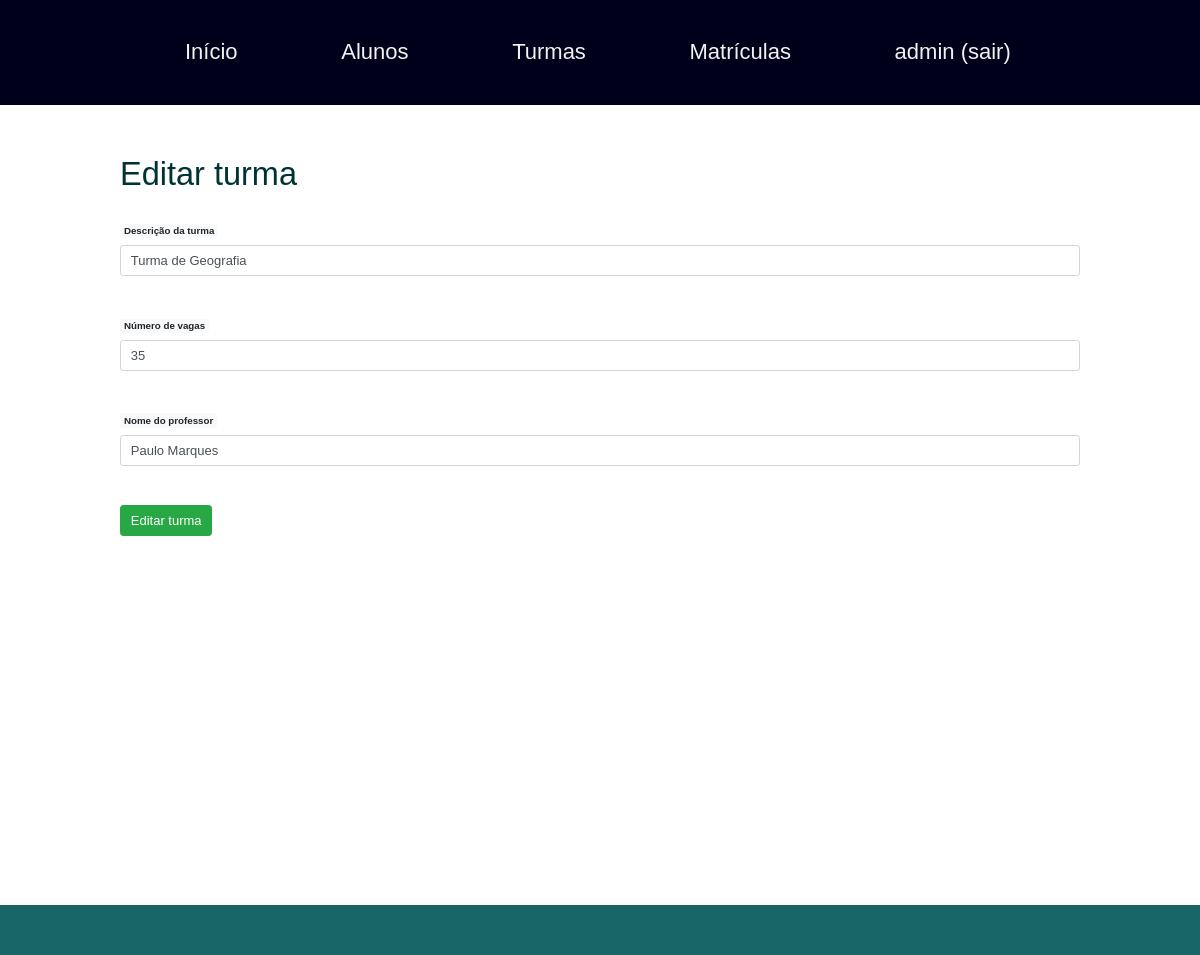
Page /index.php?pagina=inserir_turma&editar=3 (signed in) on the committed database.
### tables this page shows
CREATE TABLE `turmas` (
  `id_turmas` int(11) NOT NULL,
  `descricao` varchar(255) NOT NULL,
  `vagas` int(11) NOT NULL,
  `professor` varchar(100) NOT NULL
);

### database.php (called while the page is built, shortened)
<?php
$servidor = "localhost";
$usuario = "root";
$senha ="";
$db = "escola_pedrokautzmann";
$conexao = mysqli_connect($servidor, $usuario, $senha, $db);
$query = "SELECT * FROM turmas";
$consulta_turmas = mysqli_query($conexao, $query);

### conteudo/inserir_turma.php (the view, shortened to what this page needs)
<?php if(!isset($_GET['editar'])){ ?>
<h1>Inserir nova turma</h1>
<form method="post" action="processa_turma.php">
	<br>
	<label class="badge badge-light">Descrição da turma</label><br>
	<input class="form-control" type="text" name="descricao" placeholder="Insira a descrição">
	<br><br>
	<label class="badge badge-light">Número de vagas</label><br>
	<input class="form-control" type="text" name="vagas" placeholder="Insira o número de vagas">
	<br><br>
	<label class="badge badge-light">Nome do professor</label><br>
	<input class="form-control" type="text" name="professor" placeholder="Insira o professor">
	<br><br>
	<input class="btn btn-success" type="submit" value="Inserir turma">
</form>
<?php } else { ?>
	<?php while($linha = mysqli_fetch_array($consulta_turmas)){ ?>
		<?php if($linha['id_turmas'] == $_GET['editar']){ ?>
			<h1>Editar turma</h1>
			<form method="post" action="edita_turma.php">
				<br>
				<label class="badge badge-light">Descrição da turma</label><br>
				<input class="form-control" type="text" name="descricao" placeholder="Insira a descrição" value="<?php echo $linha['descricao']; ?> ">
				<br><br>
				<label class="badge badge-light">Número de vagas</label><br>
				<input class="form-control" type="text" name="vagas" placeholder="Insira o número de vagas" value="<?php echo $linha['vagas']; ?> ">
				<br><br>
				<label class="badge badge-light">Nome do professor</label><br>
				<input class="form-control" type="text" name="professor" placeholder="Insira o professor" value="<?php echo $linha['professor']; ?> ">
				<br><br>
				<input class="btn btn-success" type="submit" value="Editar turma">
			</form>
		<?php } ?>
	<?php } ?>
<?php } ?>

### css/estilo.css (style rules this page uses)
* { margin: 0; padding: 0; }
html, body { height:100%; font-family: helvetica,arial; font-size: 13px; color:#003333; position: relative; }

### rows in the picture
turmas: descricao "Turma de Geografia", vagas "35", professor "Paulo Marques"

### other values in the picture
$_SESSION['usuario'] "admin"
